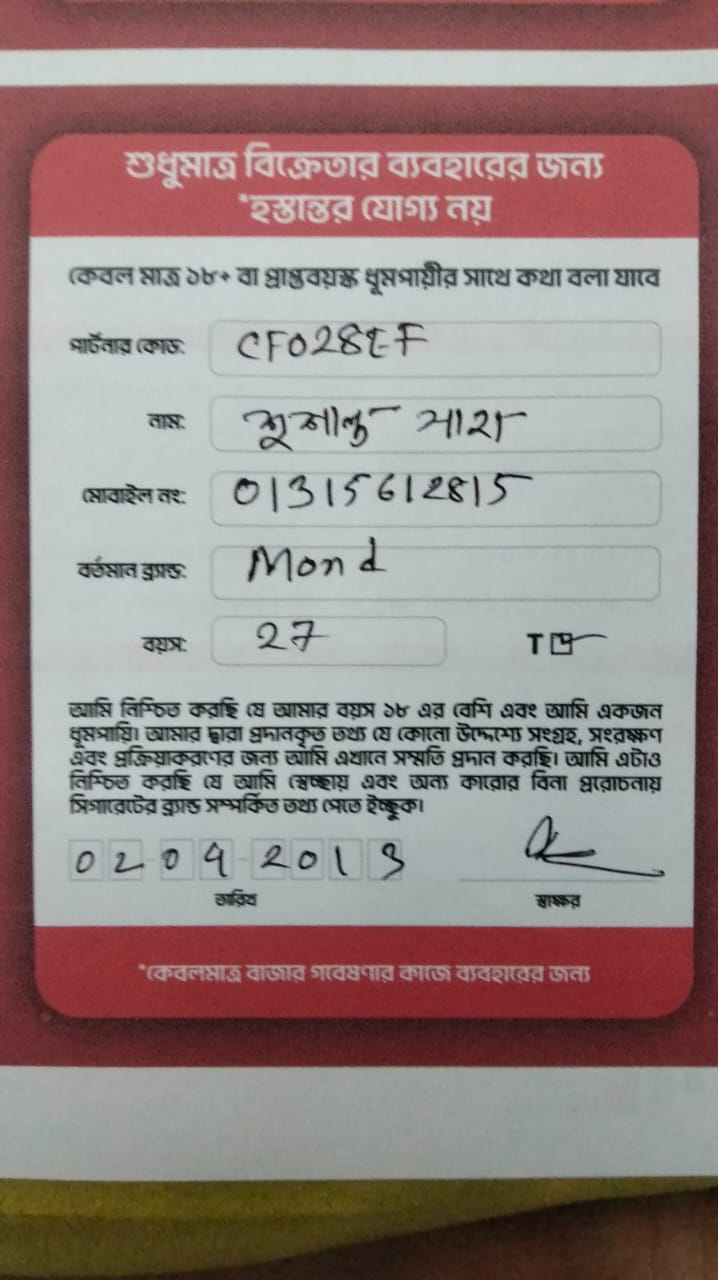
#> input picture data/flagged_human/review_1.png, 718 x 1280 px
$ python -i image_processing.py   (imports and definitions only)
#> lines starting #> are read from the running program, lines starting #| are printed output that depends on the picture
from typing import Tuple

import cv2
import numpy as np
from PIL import Image


def crop_field(image: Image.Image, xyxy: Tuple[float, float, float, float]) -> Image.Image:
    left, top, right, bottom = map(int, xyxy)
    return image.crop((left, top, right, bottom))


def apply_clahe(image: Image.Image) -> Image.Image:
    image_np = cv2.cvtColor(np.array(image), cv2.COLOR_RGB2BGR)
#> image_np is the input picture: shape (1280, 718, 3); mean B, G, R 130.7, 133.2, 148.8
    gray = cv2.cvtColor(image_np, cv2.COLOR_BGR2GRAY)
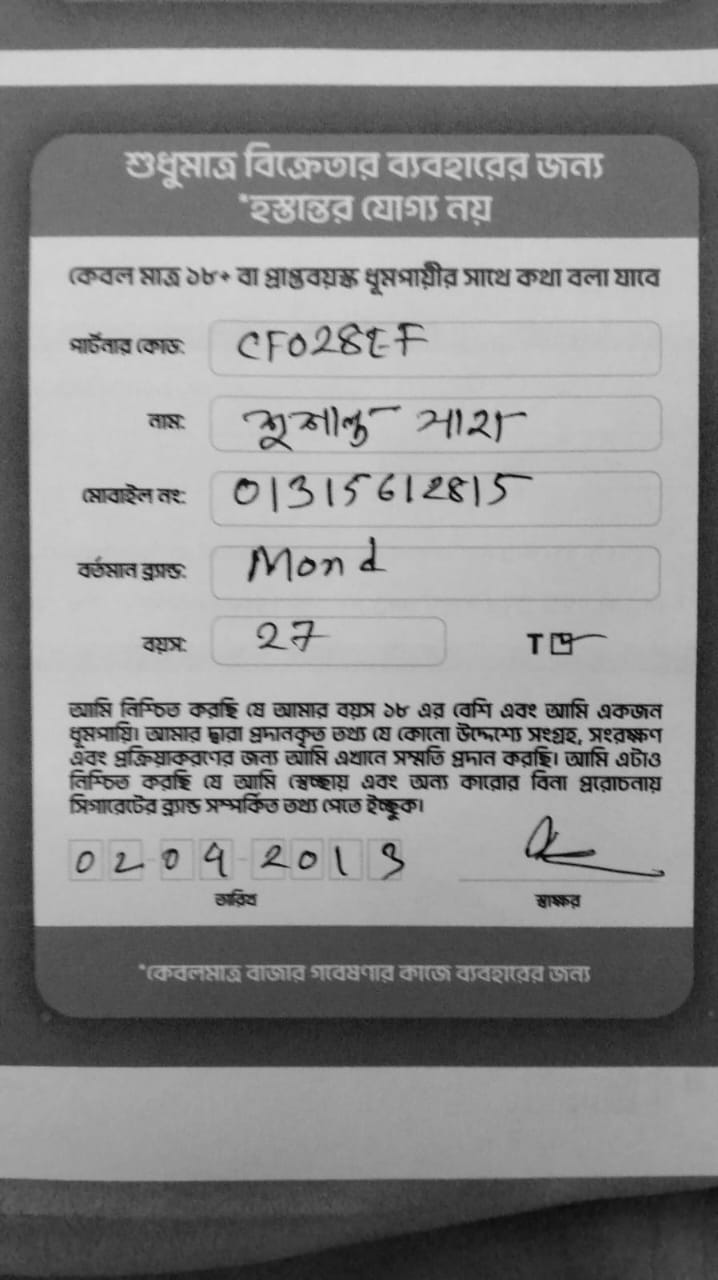
#> gray: shape (1280, 718); min 1, max 213, mean 137.6
    clahe = cv2.createCLAHE(clipLimit=2.0, tileGridSize=(8, 8))
    enhanced = clahe.apply(gray)
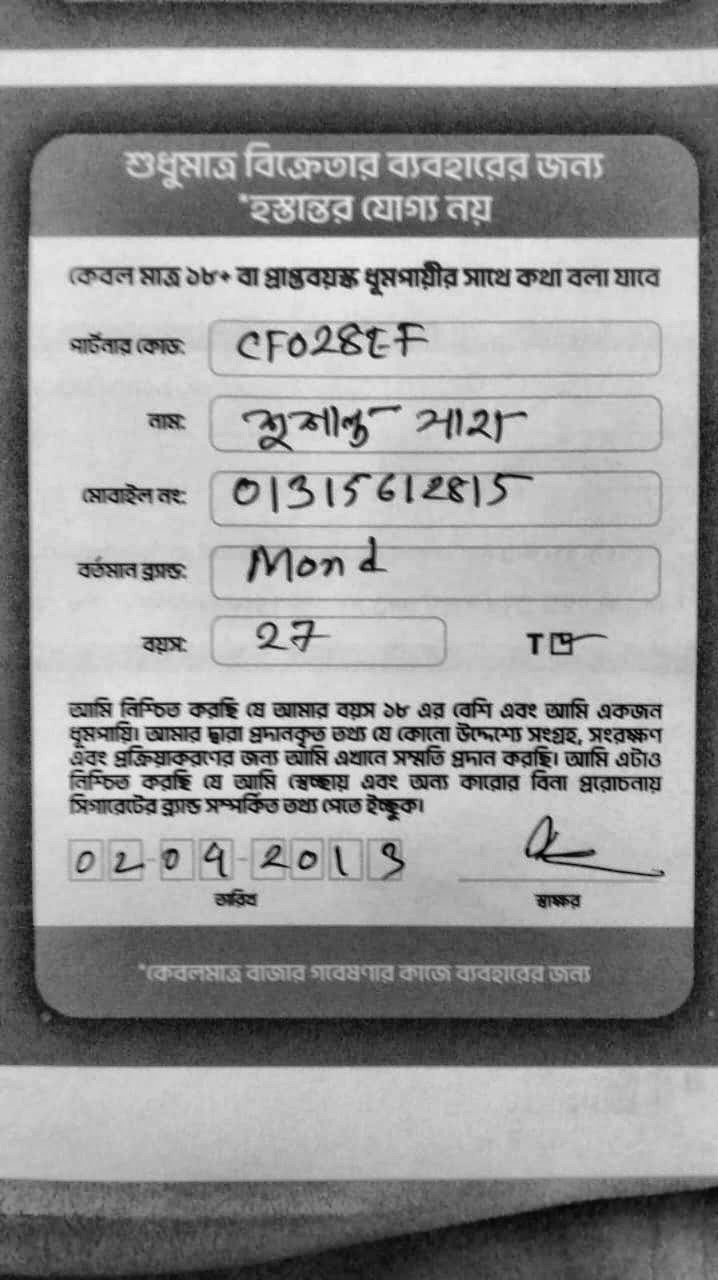
#> enhanced: shape (1280, 718); min 1, max 237, mean 148
    return Image.fromarray(cv2.cvtColor(enhanced, cv2.COLOR_GRAY2RGB))


def prepare_for_recognition(image: Image.Image) -> Image.Image:
    return apply_clahe(image)

>>> import cv2
>>> picture = cv2.cvtColor(cv2.imread('../../data/flagged_human/review_1.png'), cv2.COLOR_BGR2RGB)
>>> result = apply_clahe(picture)

$ run again, on data/flagged_human/review_5.png
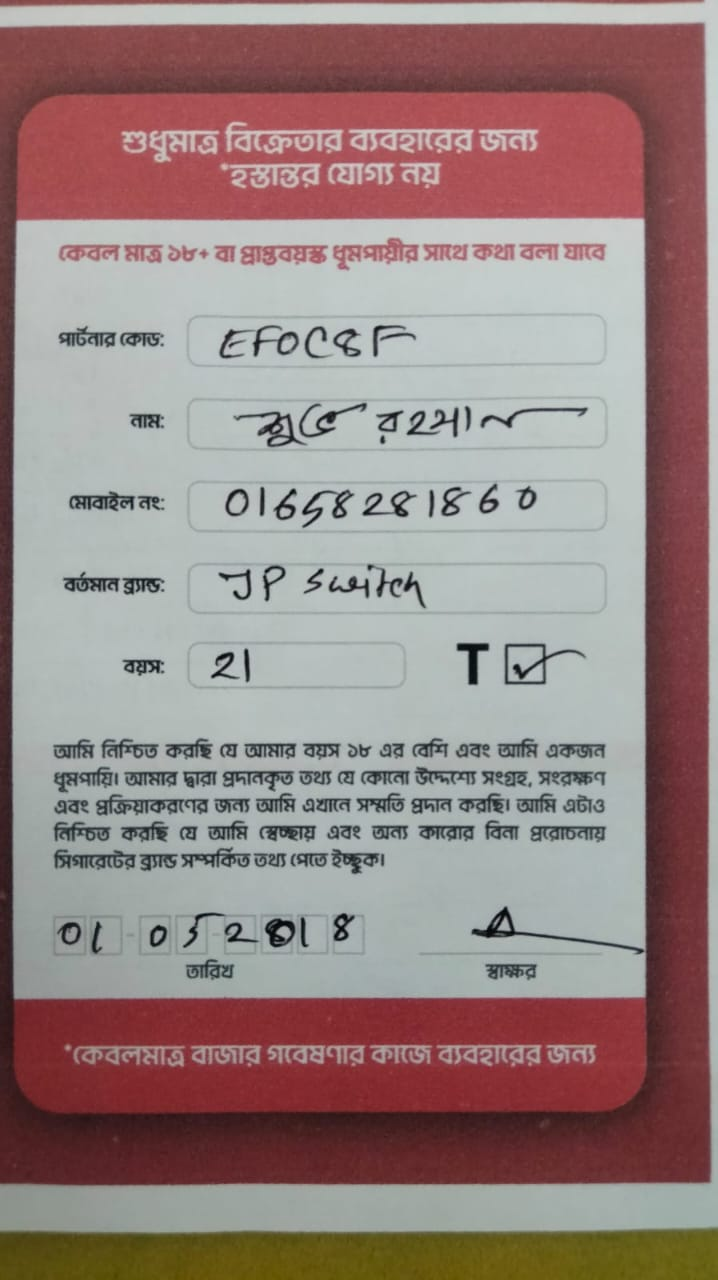
#> input picture data/flagged_human/review_5.png, 718 x 1280 px
#> in apply_clahe, image_np is the input picture: shape (1280, 718, 3); mean B, G, R 130.2, 132.5, 151.5
#> in apply_clahe, `gray = cv2.cvtColor(image_np, cv2.COLOR_BGR2GRAY)`:
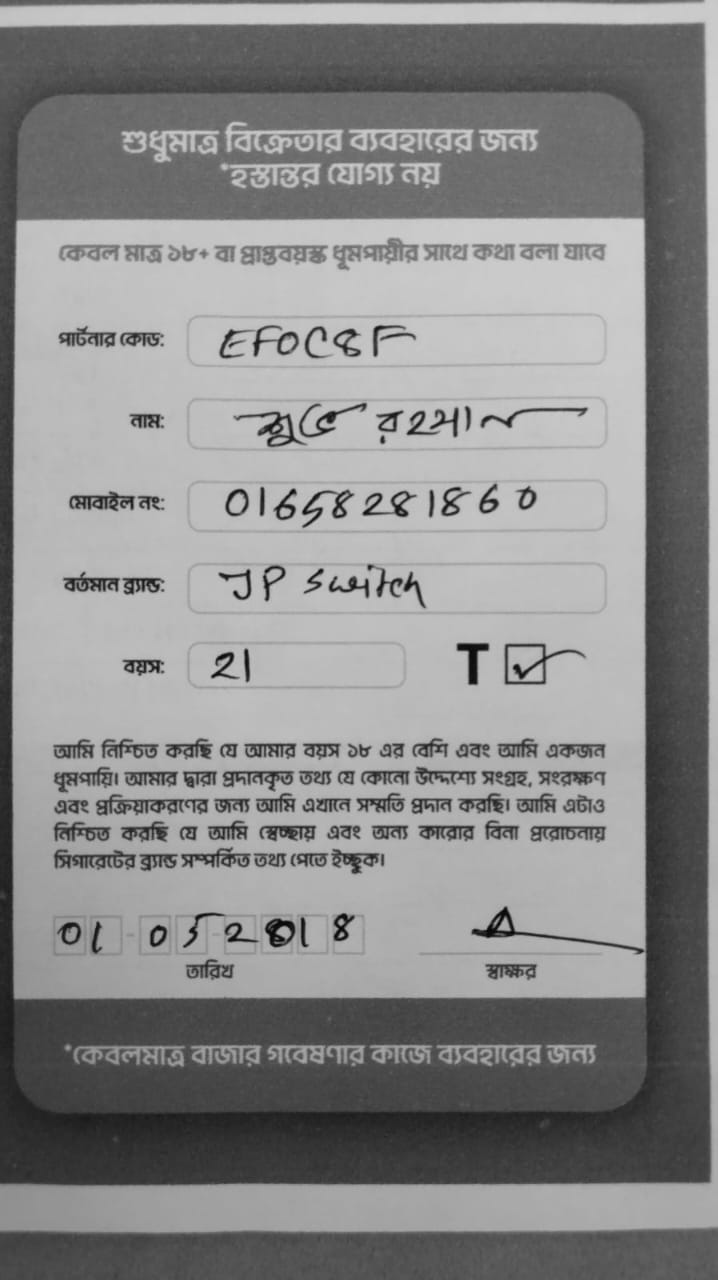
#> gray: shape (1280, 718); min 1, max 208, mean 137.9
#> in apply_clahe, `enhanced = clahe.apply(gray)`:
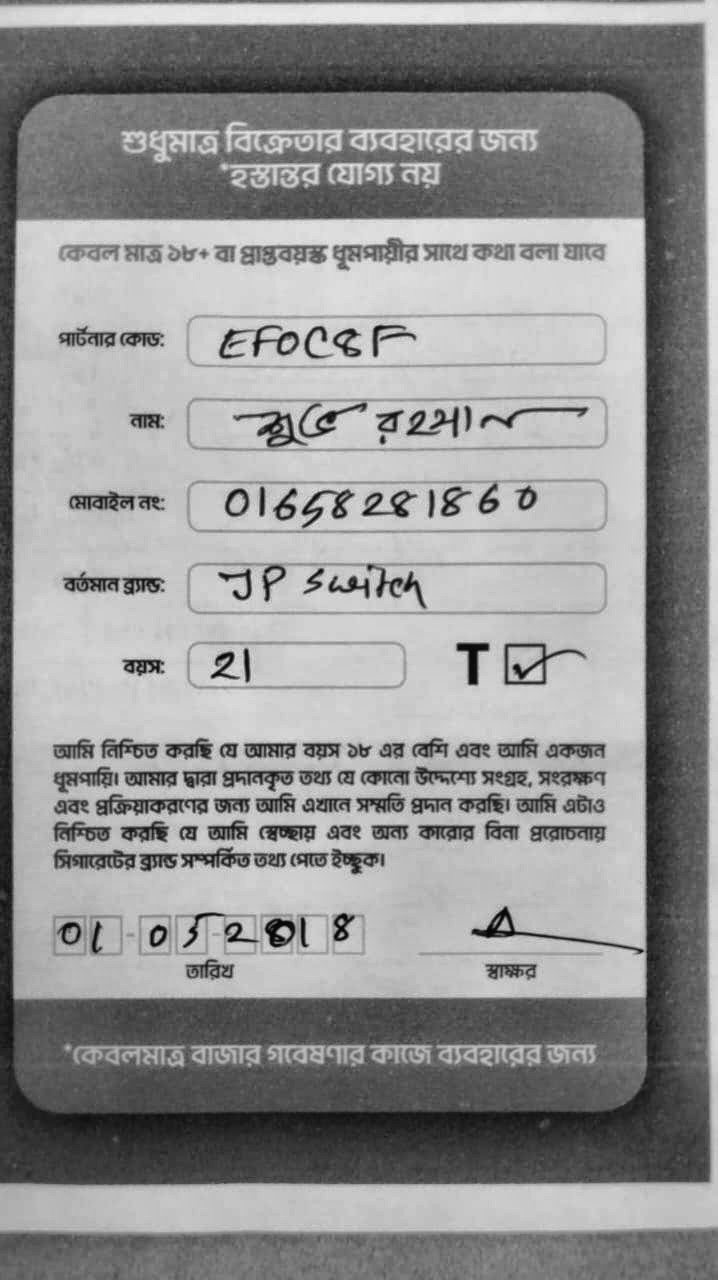
#> enhanced: shape (1280, 718); min 1, max 234, mean 147.2
